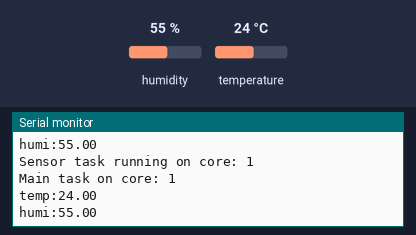
A sketch run on a simulated ESP32. Parts: the last lines printed to the serial monitor. The test bench sets the inputs (shaded band); at power-on: humidity 55 %, temperature 24 °C.

Above: at 2.2 s.
2.3 s: humidity set to 22 %
At 3.6 s:
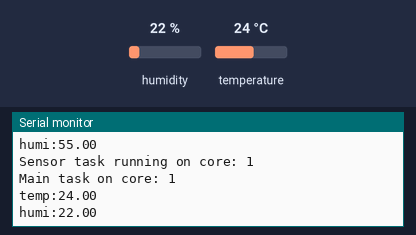
3.8 s: temperature set to 12 °C
At 5.1 s:
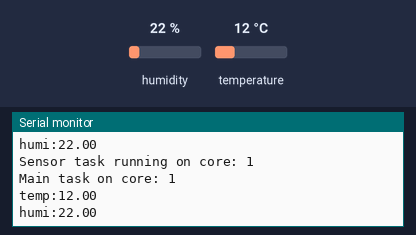
5.3 s: humidity set to 40 %
At 7.1 s:
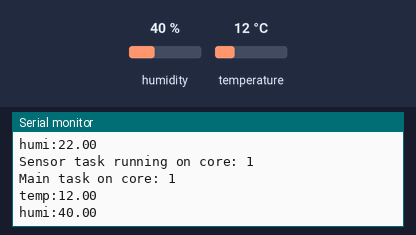
Timing chart, 0 to 8.6 s (numbered marks = the images above; inputs shaded):
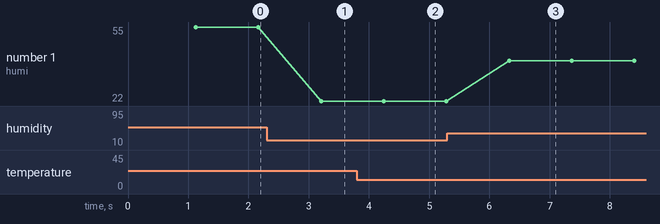

The sketch:

esp32.mini.two.tasks.HTU21d.queue.210224_.ino
```cpp
#include <Wire.h>
#include "Adafruit_HTU21DF.h"
Adafruit_HTU21DF htu = Adafruit_HTU21DF();
QueueHandle_t queue;
int queueSize = 128;
static int taskCore = 0;

void sensorTask( void * pvParameters ){

    float t,h;
    while(true){
        Serial.printf("Sensor task running on core: %d \n",xPortGetCoreID());
        t=htu.readTemperature();
        h=htu.readHumidity();
         xQueueSend(queue, &t, portMAX_DELAY);
         xQueueSend(queue, &h, portMAX_DELAY);
        delay(1000);
    }
}

void setup() {
  Serial.begin(9600);
  Wire.begin(12,14);
  delay(1000);
    queue = xQueueCreate( queueSize, sizeof( int ) );
   Serial.println("HTU21D-F test");
  if (!htu.begin()) {
    Serial.println("Couldn't find sensor!");
    while (1);
    }
  Serial.print("Starting to create task on core ");
  Serial.println(taskCore);
  xTaskCreatePinnedToCore(
                    sensorTask,   /* Function to implement the task */
                    "sensorTask", /* Name of the task */
                    10000,      /* Stack size in words */
                    NULL,       /* Task input parameter */
                    0,          /* Priority of the task */
                    NULL,       /* Task handle. */
                    taskCore);  /* Core where the task should run */
  Serial.println("Task created...");
}

void loop() {
  float t,h;
  Serial.println("Starting main loop...");
  while (true){
    Serial.printf("Main task on core: %d\n",xPortGetCoreID());
    xQueueReceive(queue, &t, portMAX_DELAY);
    xQueueReceive(queue, &h, portMAX_DELAY);
    Serial.print("temp:");Serial.println(t);
    Serial.print("humi:");Serial.println(h);
    delay(1000);
    }
}
```

Measured:
- after the input at 2.3 s, the serial monitor: prints a new line after 0.91 s (image 1)
- after the input at 3.8 s, the serial monitor: prints a new line after 0.45 s (image 2)
- after the input at 5.3 s, the serial monitor: prints a new line after 1.0 s (image 3)
- plotted number 1: 55 → 22 after the input at 2.3 s, 22 → 40 after the input at 5.3 s
